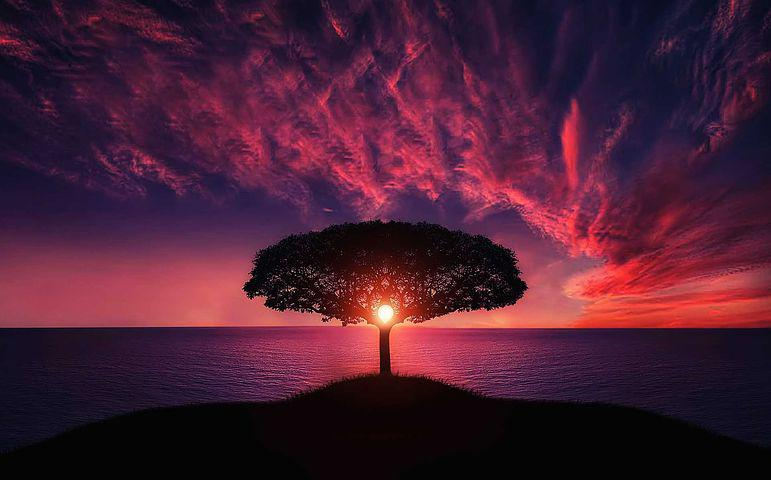
#> input picture (3)img processing using python opencv/images_videos/tree.jpg, 771 x 480 px, found by its file name
$ python '(17)Histograms.py'
#> lines starting #> are read from the running program, lines starting #| are printed output that depends on the picture
import cv2  as cv
import matplotlib.pyplot as plt

img = cv.imread('(3)img processing using python opencv/images_videos/tree.jpg')
#> img is the input picture: shape (480, 771, 3); mean B, G, R 51.4, 30.4, 73.7
gray = cv.cvtColor(img, cv.COLOR_BGR2GRAY)
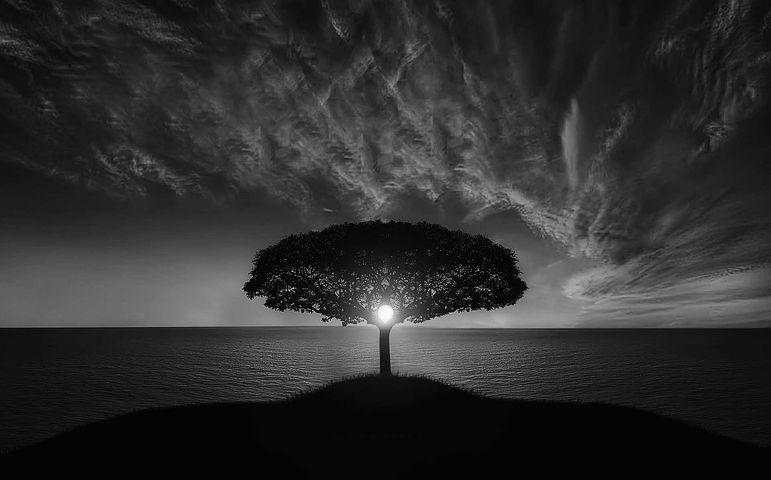
#> gray: shape (480, 771); min 0, max 254, mean 45.7

cv.imshow("tree",gray)
grayHIST = cv.calcHist([gray], [0] ,None ,[256] ,[0, 256] )
#> grayHIST = 256 values, max 34227 at index 4, min 0 at index 221, mean 1445.6
plt.figure()
plt.title('Grayscale Histogram')
plt.xlabel('Bins')
plt.ylabel('# of pixcle')
plt.plot(grayHIST)
plt.xlim(0, 256)
plt.show()
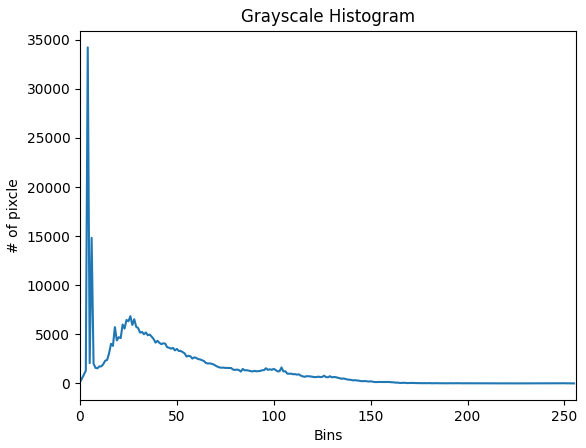
#> figure drawn by matplotlib, 1 panel; curve peaks at x = 4, y = 34227
